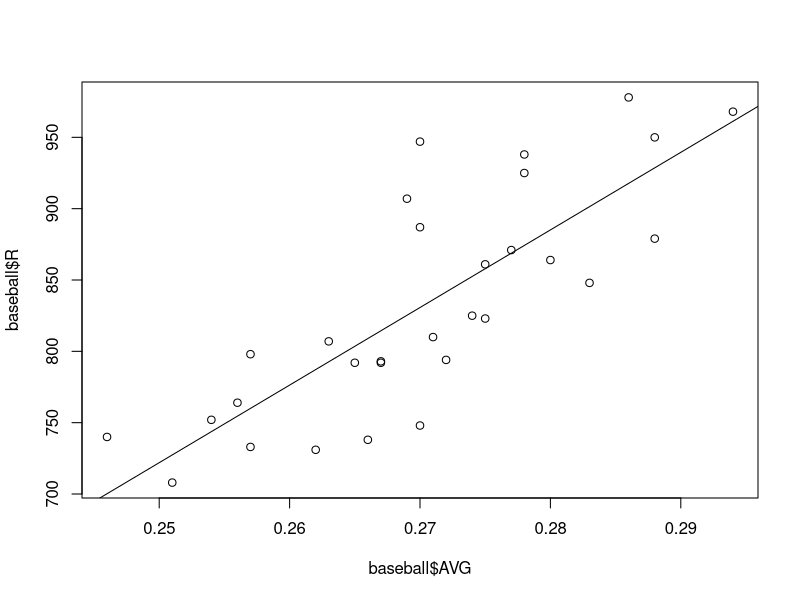
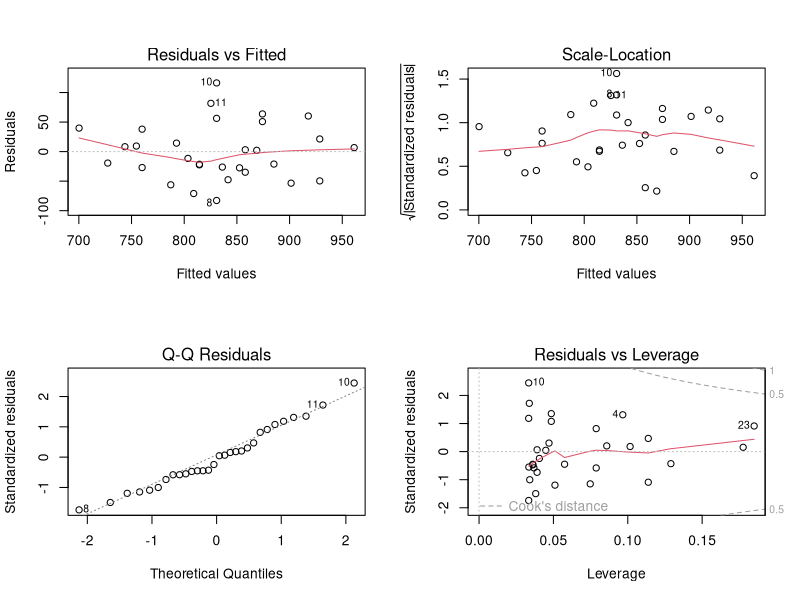
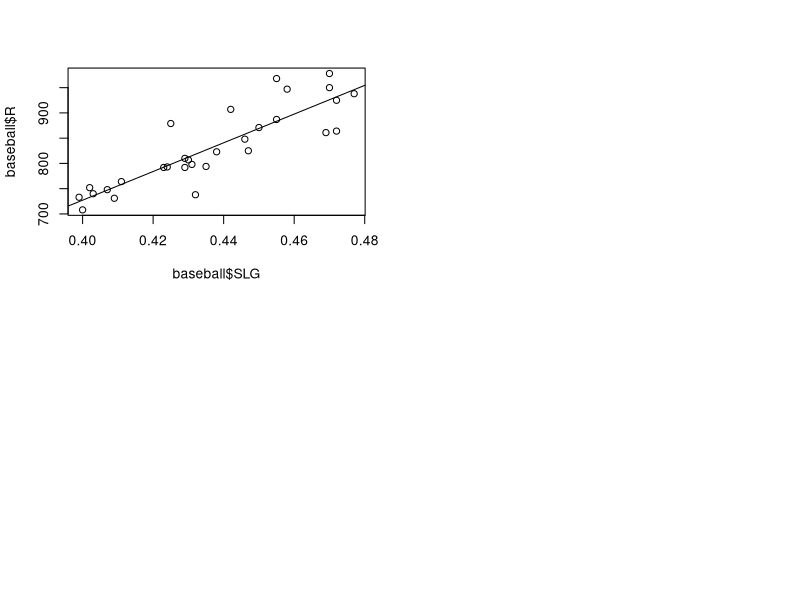
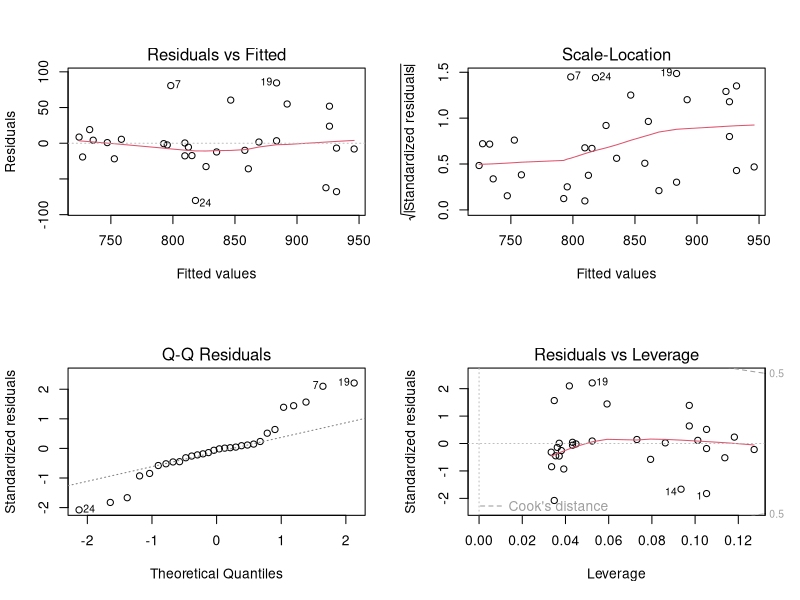
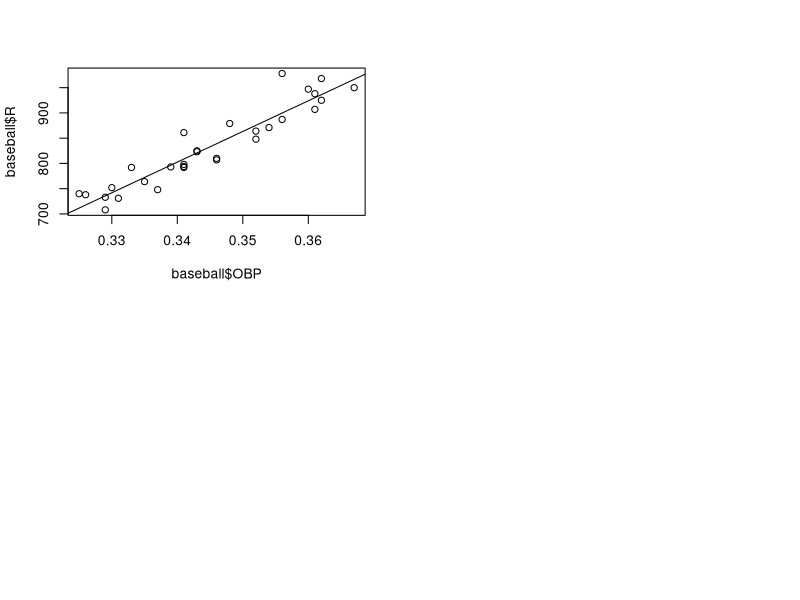
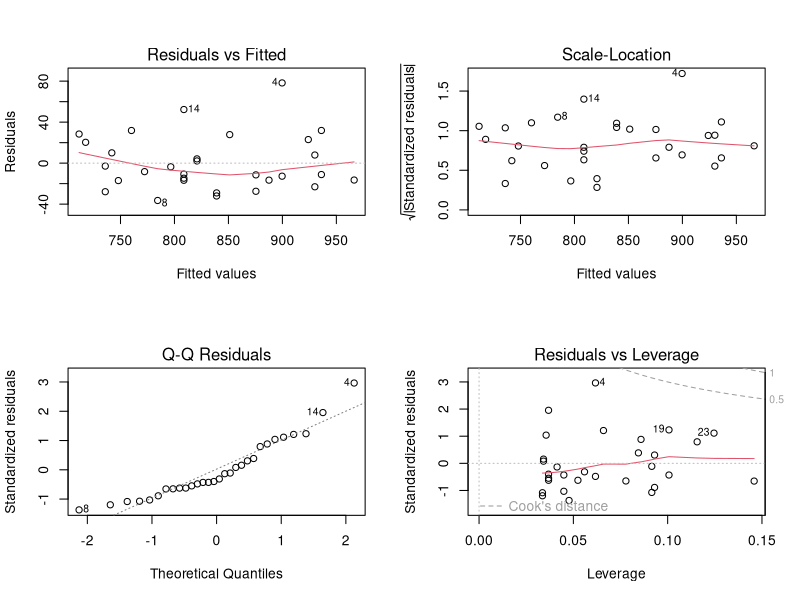

Here is the R script that generated these plots, in order:
baseball <- read.csv(file="RunsPerGame.txt", header=TRUE, sep="\t")
summary(baseball)

lmAVG <- lm(baseball$R ~ baseball$AVG)
lmSLG <- lm(baseball$R ~ baseball$SLG)
lmOBP <- lm(baseball$R ~ baseball$OBP)

summary(lmAVG)
plot(baseball$AVG, baseball$R)
abline(lmAVG)

layout(matrix(1:4, 2, 2))
plot(lmAVG)

summary(lmSLG)
plot(baseball$SLG, baseball$R)
abline(lmSLG)

layout(matrix(1:4, 2, 2))
plot(lmSLG)

summary(lmOBP)
plot(baseball$OBP, baseball$R)
abline(lmOBP)

layout(matrix(1:4, 2, 2))
plot(lmOBP)